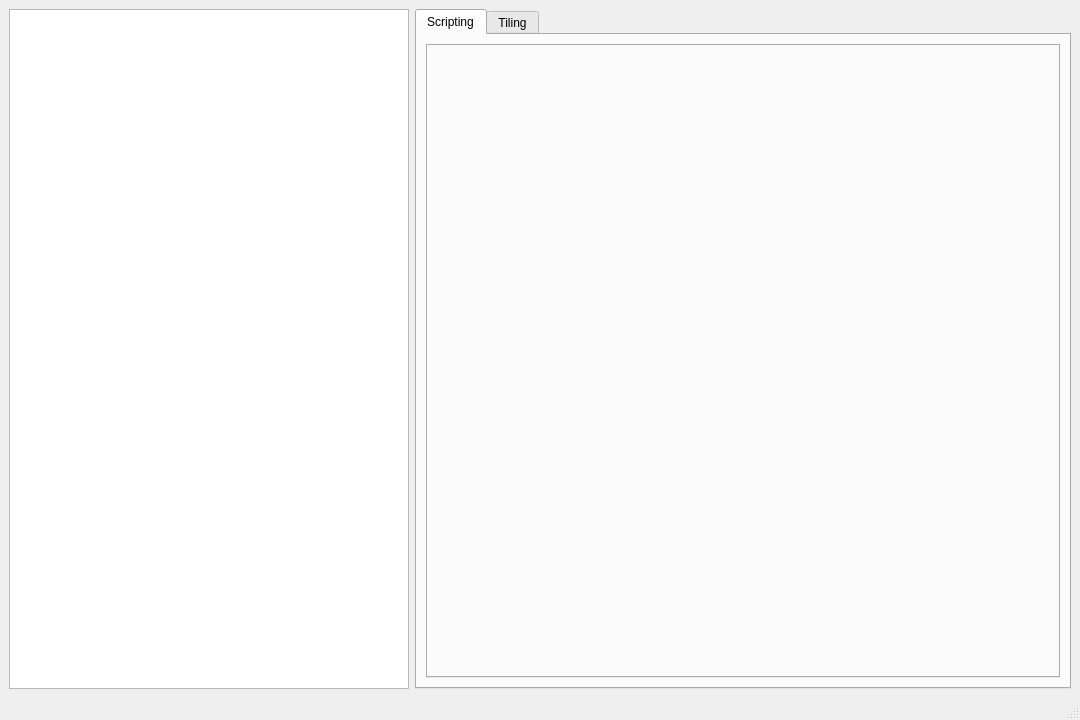
<?xml version="1.0" encoding="UTF-8"?>
<ui version="4.0">
 <class>EditorWindow</class>
 <widget class="QMainWindow" name="EditorWindow">
  <property name="geometry">
   <rect>
    <x>0</x>
    <y>0</y>
    <width>1080</width>
    <height>720</height>
   </rect>
  </property>
  <property name="minimumSize">
   <size>
    <width>800</width>
    <height>600</height>
   </size>
  </property>
  <property name="windowTitle">
   <string>EditorWindow</string>
  </property>
  <widget class="QWidget" name="centralwidget">
   <layout class="QVBoxLayout" name="verticalLayout">
    <item>
     <layout class="QHBoxLayout" name="horizontalLayout">
      <item>
       <widget class="QTreeView" name="treeView">
        <property name="maximumSize">
         <size>
          <width>400</width>
          <height>16777215</height>
         </size>
        </property>
        <property name="dragEnabled">
         <bool>true</bool>
        </property>
        <property name="dragDropMode">
         <enum>QAbstractItemView::DragOnly</enum>
        </property>
        <property name="sortingEnabled">
         <bool>false</bool>
        </property>
       </widget>
      </item>
      <item>
       <widget class="QTabWidget" name="tabHandler">
        <property name="enabled">
         <bool>true</bool>
        </property>
        <property name="currentIndex">
         <number>0</number>
        </property>
        <property name="documentMode">
         <bool>false</bool>
        </property>
        <widget class="QWidget" name="scripting">
         <property name="minimumSize">
          <size>
           <width>0</width>
           <height>0</height>
          </size>
         </property>
         <attribute name="title">
          <string>Scripting</string>
         </attribute>
         <layout class="QHBoxLayout" name="horizontalLayout_2">
          <item>
           <widget class="QTabWidget" name="fileTabs">
            <property name="currentIndex">
             <number>-1</number>
            </property>
            <property name="usesScrollButtons">
             <bool>false</bool>
            </property>
            <property name="documentMode">
             <bool>false</bool>
            </property>
            <property name="tabsClosable">
             <bool>true</bool>
            </property>
            <property name="tabBarAutoHide">
             <bool>false</bool>
            </property>
           </widget>
          </item>
         </layout>
        </widget>
        <widget class="QWidget" name="tiling">
         <property name="enabled">
          <bool>true</bool>
         </property>
         <property name="minimumSize">
          <size>
           <width>0</width>
           <height>0</height>
          </size>
         </property>
         <attribute name="title">
          <string>Tiling</string>
         </attribute>
         <layout class="QHBoxLayout" name="horizontalLayout_3"/>
        </widget>
       </widget>
      </item>
     </layout>
    </item>
   </layout>
  </widget>
  <widget class="QMenuBar" name="menubar">
   <property name="geometry">
    <rect>
     <x>0</x>
     <y>0</y>
     <width>1080</width>
     <height>30</height>
    </rect>
   </property>
  </widget>
  <widget class="QStatusBar" name="statusbar"/>
 </widget>
 <resources/>
 <connections/>
</ui>
